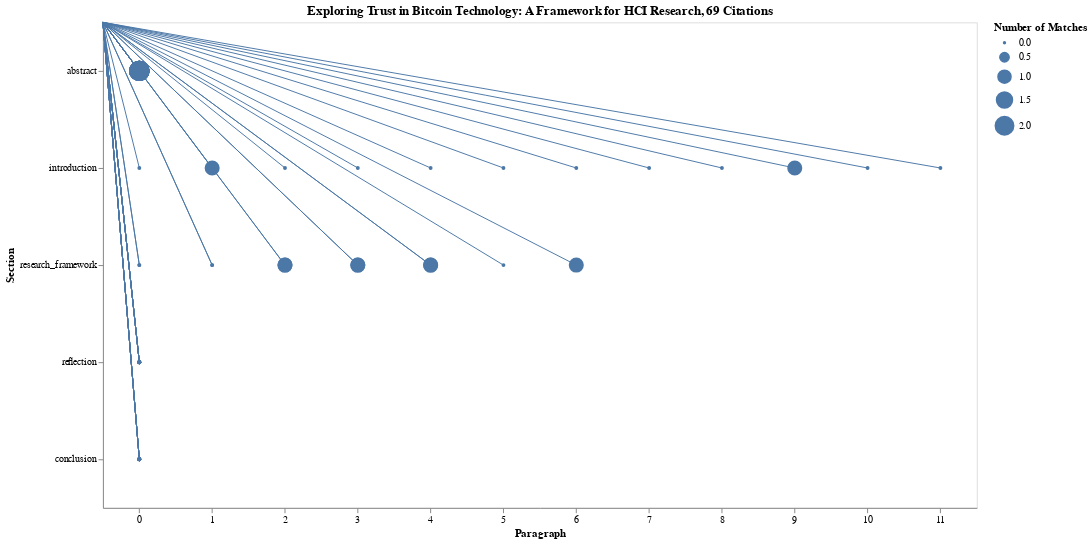

Notebook code for this chart:
### Markdown cell above
### Bitcoin Paper
Keywords: limit, limitation

### Code cell
generate_beadplot('./output/bitcoin-limitation-limit.csv',
                  "Exploring Trust in Bitcoin Technology: A Framework for HCI Research",
                 69)

### Figure 1 — Vega-Lite specification as saved in the notebook (floating-point values rounded to 4 significant figures)
{"config": {"view": {"continuousWidth": 400, "continuousHeight": 300}}, "layer": [{"mark": {"type": "circle", "opacity": 1, "stroke": "#4c78a8"}, "encoding": {"size": {"type": "quantitative", "field": "algo_score_raw", "title": "Number of Matches"}, "x": {"type": "nominal", "axis": {"labelAngle": 0}, "field": "Paragraph"}, "y": {"type": "nominal", "field": "Section", "sort": ["abstract", "introduction", "research_framework", "reflection", "conclusion"]}}, "height": 500, "title": "Exploring Trust in Bitcoin Technology: A Framework for HCI Research, 69 Citations", "width": 900}, {"mark": {"type": "rule", "stroke": "#4c78a8"}, "encoding": {"x": {"type": "nominal", "axis": {"labelAngle": 0}, "field": "Paragraph"}, "y": {"type": "nominal", "field": "Section", "sort": ["abstract", "introduction", "research_framework", "reflection", "conclusion"]}}, "height": 500, "width": 900}], "data": {"name": "data-3d4f48c9b9fa95d9e263f2fae5565dfc"}, "$schema": "https://vega.github.io/schema/vega-lite/v4.8.1.json", "datasets": {"data-3d4f48c9b9fa95d9e263f2fae5565dfc": [{"Unnamed: 0": 0, "Section": "abstract", "Paragraph": 0, "algo_score_raw": 2}, {"Unnamed: 0": 1, "Section": "abstract", "Paragraph": 0, "algo_score_raw": 2}, {"Unnamed: 0": 2, "Section": "abstract", "Paragraph": 0, "algo_score_raw": 2}, {"Unnamed: 0": 3, "Section": "abstract", "Paragraph": 0, "algo_score_raw": 2}, {"Unnamed: 0": 4, "Section": "abstract", "Paragraph": 0, "algo_score_raw": 2}, {"Unnamed: 0": 5, "Section": "abstract", "Paragraph": 0, "algo_score_raw": 2}, {"Unnamed: 0": 6, "Section": "abstract", "Paragraph": 0, "algo_score_raw": 2}, {"Unnamed: 0": 7, "Section": "abstract", "Paragraph": 0, "algo_score_raw": 2}, {"Unnamed: 0": 8, "Section": "abstract", "Paragraph": 0, "algo_score_raw": 2}, {"Unnamed: 0": 9, "Section": "abstract", "Paragraph": 0, "algo_score_raw": 2}, {"Unnamed: 0": 10, "Section": "abstract", "Paragraph": 0, "algo_score_raw": 2}, {"Unnamed: 0": 11, "Section": "abstract", "Paragraph": 0, "algo_score_raw": 2}, {"Unnamed: 0": 12, "Section": "introduction", "Paragraph": 0, "algo_score_raw": 0}, {"Unnamed: 0": 13, "Section": "introduction", "Paragraph": 1, "algo_score_raw": 1}, {"Unnamed: 0": 14, "Section": "introduction", "Paragraph": 2, "algo_score_raw": 0}, {"Unnamed: 0": 15, "Section": "introduction", "Paragraph": 3, "algo_score_raw": 0}, {"Unnamed: 0": 16, "Section": "introduction", "Paragraph": 4, "algo_score_raw": 0}, {"Unnamed: 0": 17, "Section": "introduction", "Paragraph": 5, "algo_score_raw": 0}, {"Unnamed: 0": 18, "Section": "introduction", "Paragraph": 6, "algo_score_raw": 0}, {"Unnamed: 0": 19, "Section": "introduction", "Paragraph": 7, "algo_score_raw": 0}, {"Unnamed: 0": 20, "Section": "introduction", "Paragraph": 8, "algo_score_raw": 0}, {"Unnamed: 0": 21, "Section": "introduction", "Paragraph": 9, "algo_score_raw": 1}, {"Unnamed: 0": 22, "Section": "introduction", "Paragraph": 10, "algo_score_raw": 0}, {"Unnamed: 0": 23, "Section": "introduction", "Paragraph": 11, "algo_score_raw": 0}, {"Unnamed: 0": 24, "Section": "research_framework", "Paragraph": 0, "algo_score_raw": 0}, {"Unnamed: 0": 25, "Section": "research_framework", "Paragraph": 1, "algo_score_raw": 0}, {"Unnamed: 0": 26, "Section": "research_framework", "Paragraph": 2, "algo_score_raw": 1}, {"Unnamed: 0": 27, "Section": "research_framework", "Paragraph": 3, "algo_score_raw": 1}, {"Unnamed: 0": 28, "Section": "research_framework", "Paragraph": 4, "algo_score_raw": 1}, {"Unnamed: 0": 29, "Section": "research_framework", "Paragraph": 5, "algo_score_raw": 0}, {"Unnamed: 0": 30, "Section": "research_framework", "Paragraph": 6, "algo_score_raw": 1}, {"Unnamed: 0": 31, "Section": "research_framework", "Paragraph": 0, "algo_score_raw": 0}, {"Unnamed: 0": 32, "Section": "research_framework", "Paragraph": 1, "algo_score_raw": 0}, {"Unnamed: 0": 33, "Section": "research_framework", "Paragraph": 2, "algo_score_raw": 1}, {"Unnamed: 0": 34, "Section": "research_framework", "Paragraph": 3, "algo_score_raw": 1}, {"Unnamed: 0": 35, "Section": "research_framework", "Paragraph": 4, "algo_score_raw": 1}, {"Unnamed: 0": 36, "Section": "reflection", "Paragraph": 0, "algo_score_raw": 0}, {"Unnamed: 0": 37, "Section": "reflection", "Paragraph": 0, "algo_score_raw": 0}, {"Unnamed: 0": 38, "Section": "reflection", "Paragraph": 0, "algo_score_raw": 0}, {"Unnamed: 0": 39, "Section": "reflection", "Paragraph": 0, "algo_score_raw": 0}, {"Unnamed: 0": 40, "Section": "reflection", "Paragraph": 0, "algo_score_raw": 0}, {"Unnamed: 0": 41, "Section": "reflection", "Paragraph": 0, "algo_score_raw": 0}, {"Unnamed: 0": 42, "Section": "reflection", "Paragraph": 0, "algo_score_raw": 0}, {"Unnamed: 0": 43, "Section": "reflection", "Paragraph": 0, "algo_score_raw": 0}, {"Unnamed: 0": 44, "Section": "reflection", "Paragraph": 0, "algo_score_raw": 0}, {"Unnamed: 0": 45, "Section": "reflection", "Paragraph": 0, "algo_score_raw": 0}, {"Unnamed: 0": 46, "Section": "reflection", "Paragraph": 0, "algo_score_raw": 0}, {"Unnamed: 0": 47, "Section": "reflection", "Paragraph": 0, "algo_score_raw": 0}, {"Unnamed: 0": 48, "Section": "conclusion", "Paragraph": 0, "algo_score_raw": 0}, {"Unnamed: 0": 49, "Section": "conclusion", "Paragraph": 0, "algo_score_raw": 0}, {"Unnamed: 0": 50, "Section": "conclusion", "Paragraph": 0, "algo_score_raw": 0}, {"Unnamed: 0": 51, "Section": "conclusion", "Paragraph": 0, "algo_score_raw": 0}, {"Unnamed: 0": 52, "Section": "conclusion", "Paragraph": 0, "algo_score_raw": 0}, {"Unnamed: 0": 53, "Section": "conclusion", "Paragraph": 0, "algo_score_raw": 0}, {"Unnamed: 0": 54, "Section": "conclusion", "Paragraph": 0, "algo_score_raw": 0}, {"Unnamed: 0": 55, "Section": "conclusion", "Paragraph": 0, "algo_score_raw": 0}, {"Unnamed: 0": 56, "Section": "conclusion", "Paragraph": 0, "algo_score_raw": 0}, {"Unnamed: 0": 57, "Section": "conclusion", "Paragraph": 0, "algo_score_raw": 0}, {"Unnamed: 0": 58, "Section": "conclusion", "Paragraph": 0, "algo_score_raw": 0}, {"Unnamed: 0": 59, "Section": "conclusion", "Paragraph": 0, "algo_score_raw": 0}]}}
